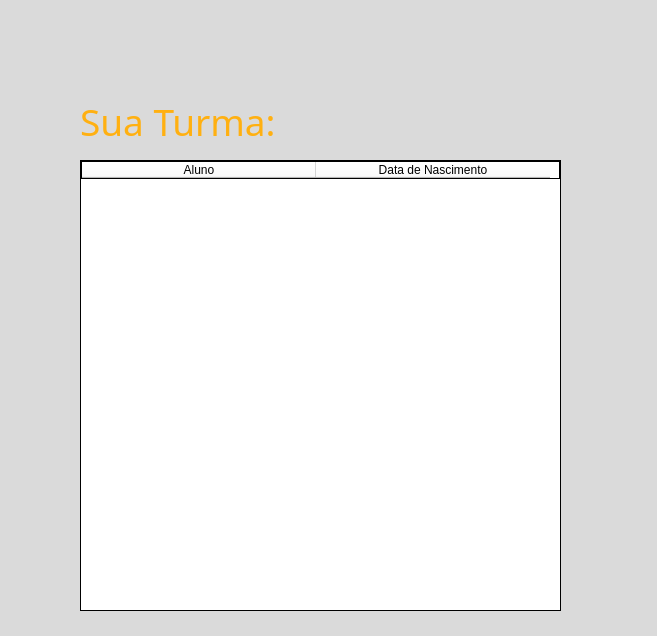
<?xml version="1.0" encoding="UTF-8"?>
<ui version="4.0">
 <class>MainWindow</class>
 <widget class="QMainWindow" name="MainWindow">
  <property name="geometry">
   <rect>
    <x>0</x>
    <y>0</y>
    <width>657</width>
    <height>636</height>
   </rect>
  </property>
  <property name="windowTitle">
   <string>Minha Turma</string>
  </property>
  <property name="styleSheet">
   <string notr="true">background-color: rgb(218, 218, 218);</string>
  </property>
  <widget class="QWidget" name="centralwidget">
   <widget class="QLabel" name="titulosuaturma">
    <property name="geometry">
     <rect>
      <x>80</x>
      <y>100</y>
      <width>205</width>
      <height>43</height>
     </rect>
    </property>
    <property name="font">
     <font>
      <family>UD Digi Kyokasho NK-R</family>
      <pointsize>28</pointsize>
     </font>
    </property>
    <property name="styleSheet">
     <string notr="true">color: rgb(255, 176, 17)</string>
    </property>
    <property name="text">
     <string>Sua Turma:</string>
    </property>
   </widget>
   <widget class="QLabel" name="labelminhaturma">
    <property name="geometry">
     <rect>
      <x>290</x>
      <y>106</y>
      <width>260</width>
      <height>31</height>
     </rect>
    </property>
    <property name="font">
     <font>
      <family>UD Digi Kyokasho NK-R</family>
      <pointsize>26</pointsize>
     </font>
    </property>
    <property name="styleSheet">
     <string notr="true">color: rgb(131, 131, 131);</string>
    </property>
    <property name="text">
     <string/>
    </property>
   </widget>
   <widget class="QTableWidget" name="tableturmas">
    <property name="geometry">
     <rect>
      <x>80</x>
      <y>160</y>
      <width>481</width>
      <height>451</height>
     </rect>
    </property>
    <property name="styleSheet">
     <string notr="true">border: 1px solid black;
background-color: rgb(255, 255, 255);
</string>
    </property>
    <attribute name="horizontalHeaderDefaultSectionSize">
     <number>234</number>
    </attribute>
    <attribute name="horizontalHeaderStretchLastSection">
     <bool>false</bool>
    </attribute>
    <attribute name="verticalHeaderVisible">
     <bool>false</bool>
    </attribute>
    <column>
     <property name="text">
      <string>Aluno</string>
     </property>
    </column>
    <column>
     <property name="text">
      <string>Data de Nascimento</string>
     </property>
    </column>
   </widget>
   <widget class="QLabel" name="label">
    <property name="geometry">
     <rect>
      <x>0</x>
      <y>0</y>
      <width>500</width>
      <height>73</height>
     </rect>
    </property>
    <property name="text">
     <string/>
    </property>
    <property name="pixmap">
     <pixmap>linhadecima.png</pixmap>
    </property>
   </widget>
   <widget class="QLabel" name="label_2">
    <property name="geometry">
     <rect>
      <x>499</x>
      <y>0</y>
      <width>500</width>
      <height>73</height>
     </rect>
    </property>
    <property name="text">
     <string/>
    </property>
    <property name="pixmap">
     <pixmap>linhadecima.png</pixmap>
    </property>
   </widget>
  </widget>
 </widget>
 <resources/>
 <connections/>
</ui>
